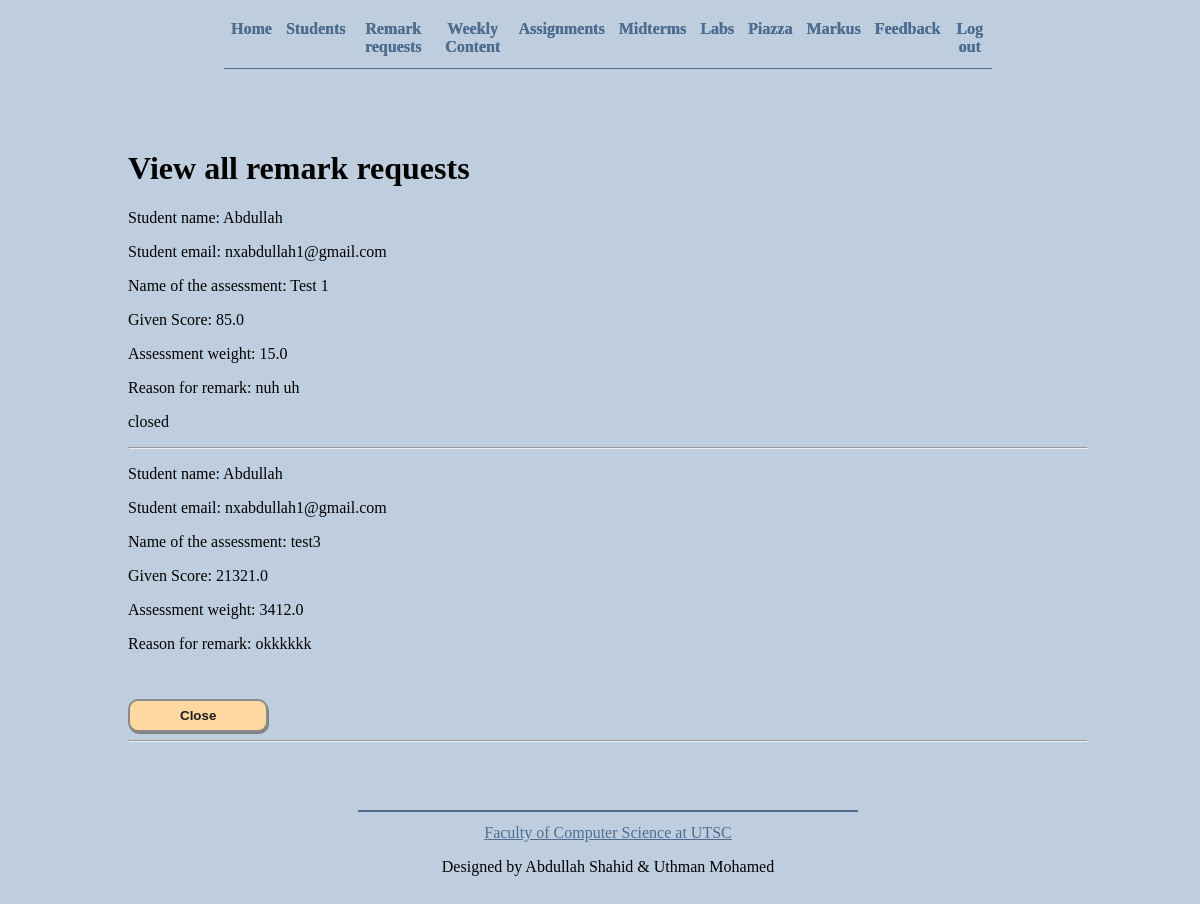
The app's page /view/remark_requests (signed in) with its own data.
### app.py (models this page shows, shortened)
class RemarkRequest(db.Model):
    __tablename__ = 'RemarkRequest'
    id = db.Column(db.Integer, primary_key = True)
    grade_id = db.Column(db.Integer, db.ForeignKey('Grade.id'), nullable = False)
    details = db.Column(db.Text())
    closed = db.Column(db.Integer, default=0)

class User(db.Model):
    __tablename__ = 'User'
    id = db.Column(db.Integer, primary_key = True)
    type = db.Column(db.String(30), nullable = False, default='student')
    username = db.Column(db.String(30), unique = True, nullable = False)
    email = db.Column(db.String(100), unique = True, nullable = False)
    password = db.Column(db.String(100), nullable = False)
    name = db.Column(db.String(30), nullable = False)
    grades = db.relationship('Grade', backref='author', lazy = True) # Student has grades
    feedback = db.relationship('Feedback', backref='author', lazy = True) # Instructor has feedback

class Grade(db.Model):
    __tablename__ = 'Grade'
    id = db.Column(db.Integer, primary_key = True)
    user_id = db.Column(db.Integer, db.ForeignKey('User.id'), nullable = False)
    ass_name = db.Column(db.String(30), nullable = False)
    score = db.Column(db.Float, nullable = False)
    weight = db.Column(db.Float, nullable = False)

### app.py (the view)
@app.route('/view/remark_requests')
def view_remark_requests():
    if 'username' not in session:
        return redirect(url_for('login'))
    if session['is_student']:
        return redirect(url_for('view_grades'))
    requests = RemarkRequest.query.all()
    grades = []
    students = []
    for request in requests:
        grade = Grade.query.filter_by(id = request.grade_id).first()
        grades.append(grade)
        student = User.query.filter_by(id = grade.user_id).first()
        students.append(student)
    page_name = 'view_remark_requests'
    return render_template('view_remark_requests.html',
                           page_name=page_name,
                           requests=requests,
                           grades=grades,
                           students=students)

### templates/view_remark_requests.html
{% extends "template.html" %}
{% block content %}
{% if session.username %}
    <h1>View all remark requests</h1>
    {% if requests %}
    {% for request in requests %}
        <div class="row">
            <p>Student name: {{students[loop.index0].name}}</p>
            <p>Student email: {{students[loop.index0].email}}</p>
            <p>Name of the assessment:  {{grades[loop.index0].ass_name}} </p>
            <p>Given Score: {{grades[loop.index0].score}}</p>
            <p>Assessment weight: {{grades[loop.index0].weight}}</p>
            <p>Reason for remark: {{request.details}}</p>
            {% if request.closed == 0 %}
                <form action="/close_request/{{request.id}}" method="post">
                    <button type="submit">Close</button>
                </form>
            {% else %}
                <p>closed</p>
            {%endif%}
        </div>
        <hr>
    {% endfor %}
    {% else %}
    <p>There are no remark requests! Hurray!</p>
    {% endif %}
{%endif%}
{% endblock %}

### static/css/template.css (style rules this page uses)
* { box-sizing: border-box; }
html, body { height: 100%; width: 100%; font-family: 'Georgia', 'Times New Roman', Times, serif; background-color: rgb(191, 206, 223); }
body { display: flex; flex-direction: column; align-items: center; text-align: center; }
button { font-weight: bold; text-decoration: unset; appearance: button; color: rgb(27, 27, 27); border-radius: 10px; background-color: rgb(253, 216, 160); border: 2px solid rgb(138, 138, 138); box-shadow: 1px 2px grey; cursor: default; padding: 7px 50px; margin-top: 30px; }

### records on screen
RemarkRequest: details "nuh uh", closed "closed"
User: name "Abdullah", email "nxabdullah1@gmail.com"
Grade: ass_name "Test 1", score "85.0", weight "15.0"
RemarkRequest: details "okkkkkk"
Grade: ass_name "test3", score "21321.0", weight "3412.0"
